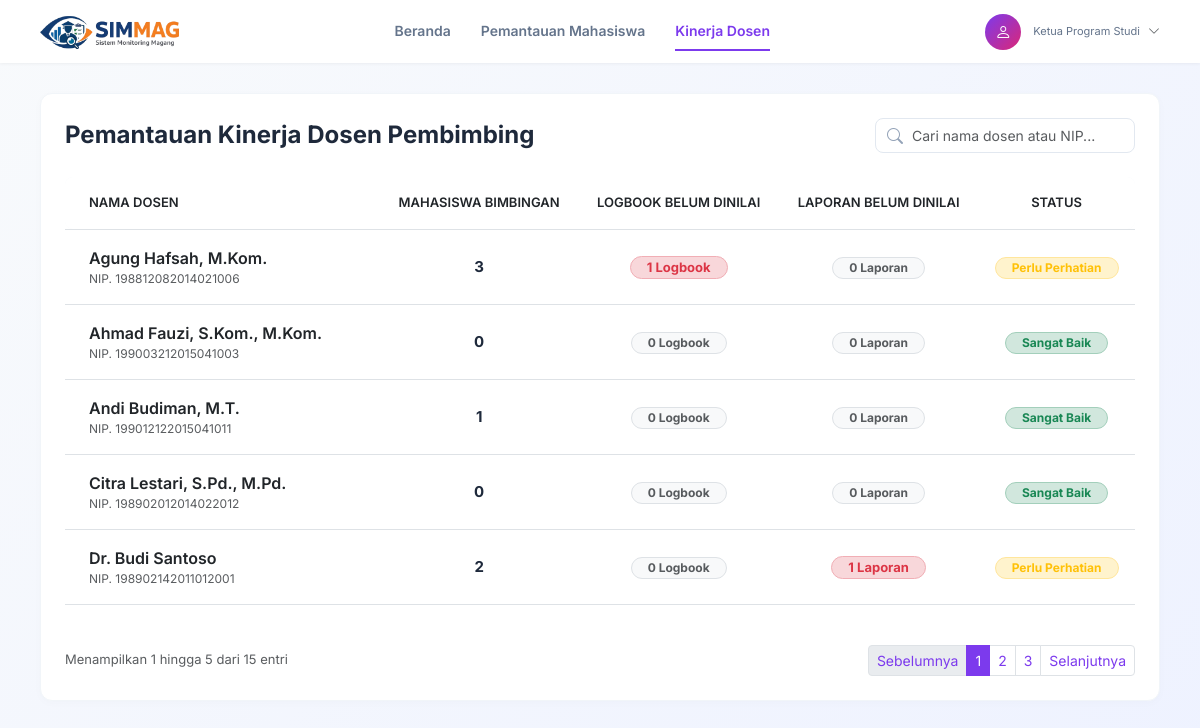
/kaprodi/pemantauan_dosen.php (signed in), run on the app's committed database.
### tables this page shows
CREATE TABLE `dosen` (
  `id_dosen` int(11) NOT NULL,
  `NIP` varchar(20) NOT NULL,
  `NIDN` varchar(20) NOT NULL,
  `nama` varchar(100) NOT NULL,
  `email` varchar(100) NOT NULL,
  `password` varchar(255) NOT NULL,
  `status` varchar(20) DEFAULT 'Aktif',
  `no_hp` varchar(20) DEFAULT NULL
);

### config/paging.php (called while the page is built, shortened)
<?php
$page_active = $_GET['page'] ?? 1;
$limit = $limit ?? 5;
$offset = ($page_active - 1) * $limit;
?>

### kaprodi/pemantauan_dosen.php (the view, shortened to what this page needs)
<?php
$db = new Database();
$conn = $db->getConnection();
$page = "pemantauan_dosen";
$search = $_GET['search'] ?? '';
include '../config/paging.php';
$query = "
    SELECT
        d.id_dosen,
        d.nama,
        d.NIP,
        (SELECT COUNT(DISTINCT p2.id_mahasiswa) FROM pendaftaran_magang p2 WHERE p2.id_dosen = d.id_dosen) AS total_bimbingan,
        COUNT(DISTINCT CASE WHEN lh.status = 'Menunggu' THEN lh.id_laporan_harian END) AS total_logbook,
        COUNT(DISTINCT CASE WHEN la.status_review = 'Menunggu' THEN la.id_laporan_akhir END) AS total_laporan
    FROM dosen d
    LEFT JOIN pendaftaran_magang pm ON d.id_dosen = pm.id_dosen
    LEFT JOIN laporan_harian lh ON pm.id_mahasiswa = lh.id_mahasiswa
    LEFT JOIN laporan_akhir la ON pm.id_mahasiswa = la.id_mahasiswa
    WHERE 1=1
";
$params = [];
$query .= "
    GROUP BY d.id_dosen
    ORDER BY d.nama ASC
    LIMIT $limit
    OFFSET $offset
";
$stmtDosen = $conn->prepare($query);
$stmtDosen->execute($params);
$data_dosen = $stmtDosen->fetchAll(PDO::FETCH_ASSOC);
?>
<!DOCTYPE html>
<html lang="id">
<head>
    <link href="https://cdn.jsdelivr.net/npm/bootstrap@5.3.0/dist/css/bootstrap.min.css" rel="stylesheet">
    <link href="https://cdn.jsdelivr.net/npm/bootstrap-icons/font/bootstrap-icons.css" rel="stylesheet">
    <link rel="stylesheet" href="assets/css/kaprodi.css">
    <link rel="stylesheet" href="assets/css/pemantauan.css">
</head>
<body>
    <div class="top-navbar">
        <div class="navbar-brand">
            <img src="../mahasiswa/assets/logo.png" alt="SIMMAG">
        </div>
        <div class="nav-center">
            <a href="dashboard.php" class="<?= ($page == 'dashboard') ? 'active' : '' ?>">Beranda</a>
            <a href="monitoring_mahasiswa.php" class="<?= ($page == 'monitoring_mahasiswa') ? 'active' : '' ?>">Pemantauan Mahasiswa</a>
            <a href="pemantauan_dosen.php" class="<?= ($page == 'pemantauan_dosen') ? 'active' : '' ?>">Kinerja Dosen</a>
        </div>
        <div class="nav-right">
            <div class="profile-section">
                <div class="profile-wrapper">
                    <div class="profile-info" id="profileToggle">
                        <div class="profile-avatar"><i class="bi bi-person"></i></div>
                        <div class="profile-text">
                            <div class="role">Ketua Program Studi</div>
                        </div>
                        <i class="bi bi-chevron-down ms-2 text-muted chevron-icon"></i>
                    </div>
                </div>
            </div>
        </div>
    </div>
    <div class="main-container">
        <div class="table-card">
            <div class="d-flex justify-content-between align-items-center mb-4 flex-wrap gap-3">
                <h4 class="mb-0 fw-bold page-title">Pemantauan Kinerja Dosen Pembimbing</h4>
                <form method="GET" class="filter-section">
                    <div class="search-box">
                        <i class="bi bi-search"></i>
                        <input type="text" name="search" class="form-control" placeholder="Cari nama dosen atau NIP..." value="<?= htmlspecialchars($search) ?>" onchange="this.form.submit()">
                    </div>
                </form>
            </div>
            <div class="table-responsive">
                <table class="table table-hover align-middle">
                    <thead>
                        <tr>
                            <th class="py-3 px-4">Nama Dosen</th>
                            <th class="py-3 text-center">Mahasiswa Bimbingan</th>
                            <th class="py-3 text-center">Logbook Belum Dinilai</th>
                            <th class="py-3 text-center">Laporan Belum Dinilai</th>
                            <th class="py-3 text-center">Status</th>
                        </tr>
                    </thead>
                    <tbody>
                        <?php foreach ($data_dosen as $dosen): ?>
                            <?php
                            $status = 'Sangat Baik';
                            $statusClass = 'bg-success-subtle text-success border-success-subtle';
                            if ($dosen['total_logbook'] > 0 || $dosen['total_laporan'] > 0) {
                                $status = 'Perlu Perhatian';
                                $statusClass = 'bg-warning-subtle text-warning border-warning-subtle';
                            }
                            ?>
                            <tr>
                                <td class="px-4 py-3">
                                    <div class="fw-semibold text-dark"><?= $dosen['nama'] ?></div>
                                    <div class="text-muted sub-text">NIP. <?= $dosen['NIP'] ?></div>
                                </td>
                                <td class="py-3 text-center">
                                    <span class="fw-bold bimbingan-count"><?= $dosen['total_bimbingan'] ?></span>
                                </td>
                                <td class="py-3 text-center">
                                    <?php if ($dosen['total_logbook'] > 0): ?>
                                        <span class="badge bg-danger-subtle text-danger border border-danger-subtle px-3 py-1 rounded-pill badge-lg">
                                            <?= $dosen['total_logbook'] ?> Logbook
                                        </span>
                                    <?php else: ?>
                                        <span class="badge bg-light text-muted border px-3 py-1 rounded-pill">
                                            0 Logbook
                                        </span>
                                    <?php endif; ?>
                                </td>
                                <td class="py-3 text-center">
                                    <?php if ($dosen['total_laporan'] > 0): ?>
                                        <span class="badge bg-danger-subtle text-danger border border-danger-subtle px-3 py-1 rounded-pill badge-lg">
                                            <?= $dosen['total_laporan'] ?> Laporan
                                        </span>
                                    <?php else: ?>
                                        <span class="badge bg-light text-muted border px-3 py-1 rounded-pill">
                                            0 Laporan
                                        </span>
                                    <?php endif; ?>
                                </td>
                                <td class="py-3 text-center">
                                    <span class="badge <?= $statusClass ?> border px-3 py-1 rounded-pill">
                                        <?= $status ?>
                                    </span>
                                </td>
                            </tr>
                        <?php endforeach; ?>
                    </tbody>
                </table>
            </div>
            <?php include '../config/pagination.php'; ?>
        </div>
    </div>
</body>
</html>

### kaprodi/assets/css/kaprodi.css (style rules this page uses)
body { font-family: 'Inter', sans-serif; background: linear-gradient(135deg, #f8fafc 0%, #eef2ff 100%); color: #1e293b; min-height: 100vh; margin: 0; padding: 0; }
.top-navbar { background-color: #ffffff; padding: 12px 40px; display: flex; align-items: center; justify-content: space-between; box-shadow: 0 1px 3px rgba(0,0,0,0.05); }
.navbar-brand img { height: 35px; }
.nav-center { display: flex; gap: 30px; }
.nav-center a { color: #64748b; text-decoration: none; font-weight: 600; font-size: 14px; padding: 8px 0; border-bottom: 2px solid transparent; transition: all 0.2s; }
.nav-center a:hover, .nav-center a.active { color: #7c3aed; border-bottom: 2px solid #7c3aed; }
.nav-right { display: flex; align-items: center; gap: 20px; }
.profile-section { display: flex; align-items: center; }
.profile-info { display: flex; align-items: center; cursor: pointer; }
.profile-avatar { width: 36px; height: 36px; border-radius: 50%; background: linear-gradient(135deg, #7c3aed, #db2777); color: white; display: flex; align-items: center; justify-content: center; font-size: 16px; margin-right: 12px; }
.profile-text { line-height: 1.2; }
.profile-text .role { font-size: 11px; color: #64748b; }
.profile-wrapper { position: relative; }
.main-container { padding: 30px 40px; max-width: 1400px; margin: 0 auto; }
.table-card { background: white; border-radius: 12px; padding: 24px; box-shadow: 0 2px 10px rgba(0,0,0,0.02); border: 1px solid #f1f5f9; }
.search-box { position: relative; max-width: 300px; }
.search-box .form-control { border-radius: 8px; padding-left: 36px; border: 1px solid #e2e8f0; font-size: 14px; }
.search-box i { position: absolute; left: 12px; top: 50%; transform: translateY(-50%); color: #94a3b8; }
.filter-section { display: flex; gap: 15px; align-items: center; }
.chevron-icon { font-size: 12px; }

### kaprodi/assets/css/pemantauan.css (style rules this page uses)
.table thead { background-color: #f8fafc; color: #64748b; font-size: 13px; text-transform: uppercase; }
.table thead th { font-weight: 600; }
.table thead th:first-child { border-radius: 8px 0 0 8px; }
.table thead th:last-child { border-radius: 0 8px 8px 0; }
.table tbody .sub-text { font-size: 12px; }
.bimbingan-count { font-size: 15px; color: #1e293b; }
.badge-lg { font-size: 13px; }
.page-title { color: #1e293b; }

### data on the page
dosen: nama "Agung Hafsah, M.Kom.", NIP "198812082014021006", total_bimbingan "3", total_logbook "1", shows "0 Laporan", status "Perlu Perhatian"
dosen: nama "Ahmad Fauzi, S.Kom., M.Kom.", NIP "199003212015041003", total_bimbingan "0", shows "0 Logbook", shows "0 Laporan", status "Sangat Baik"
dosen: nama "Andi Budiman, M.T.", NIP "199012122015041011", total_bimbingan "1", shows "0 Logbook", shows "0 Laporan", status "Sangat Baik"
dosen: nama "Citra Lestari, S.Pd., M.Pd.", NIP "198902012014022012", total_bimbingan "0", shows "0 Logbook", shows "0 Laporan", status "Sangat Baik"
dosen: nama "Dr. Budi Santoso", NIP "198902142011012001", total_bimbingan "2", shows "0 Logbook", total_laporan "1", status "Perlu Perhatian"

### other printed values
$start_data "1"
$end_data "5"
$total_data "15"
